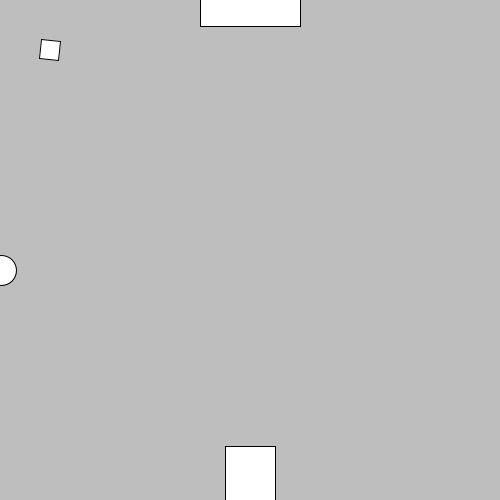
Frame 1 (no input)
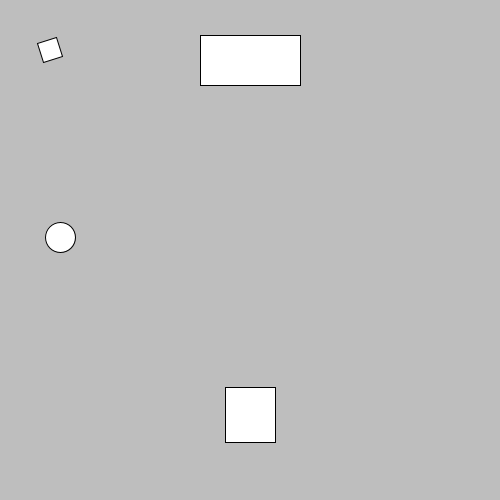
Frame 60 (the mouse pressed at the canvas centre just before this capture)
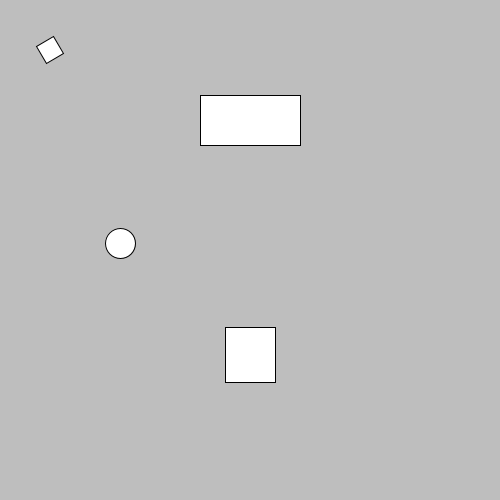
Frame 120 (the mouse held since frame 60 and released just before this capture)

The Processing sketch that drew these frames (run headless with seeded random() and noise(); from frame 60 on, the mouse is pressed at the canvas centre):

// Processing sketch: processing_113400
// ── processing_113400.pde

float turn = 0;
float ht = 0;
float bc=475;
//float bc=height-25;
boolean bnce = false;
float rd= 0;
float x=0;


void setup()
{
  size(500,500);
}
void rect2()
{
    pushMatrix();
translate(50, 50);
  rotate(turn);
  scale(1);
  rect(0,0,20,20);
    popMatrix();

}

void draw()
{
  stroke(0);
  float wCenter=width/2;
float hCenter=height/2;
  background(190,190,190);
  color a = color(255);
  fill(a);
  turn += 0.1; 

 
  rectMode(CENTER);
  rect2();
  ht++;
  if (ht>hCenter )
  {
    ht=-ht;
  }
  if (bnce== false)
  {
    if (bc <= hCenter)
    {
      bnce= true;
    }
    else
    {
      bc--;
    }
    
  }
  else
  {
    if (bc>=height-25)
    {
      bnce=false;
    }
    else
    {
      bc++;
    }
  }
  
  rect(wCenter,ht,100,50);
  noStroke();
  color bkg=color(190,190,190);
  fill(bkg);
  rect(wCenter,hCenter,500,55);
    fill(a);
      stroke(0);
    pushMatrix();
    scale(1);
    rect(wCenter,bc,50,55);
    
  popMatrix();
   
   //for (float g = 0; g <= 359; g += 5)
   //{
     rd= radians(x * 10);
     x += 1;
     float y = hCenter + cos(rd) * 20;
      ellipse(x,y,30,30);
   


}
